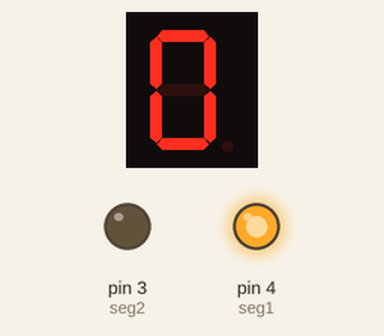
A sketch run on a simulated Arduino Uno, built with avr-gcc and run on an emulated ATmega328P. Shown: 1-digit seven-segment display, output pins drawn as LEDs (lit = HIGH). Wiring (inferred from the names in the program): 1-digit 7-segment display, segments lit when HIGH: segments pin 13, pin 12, pin 11, pin 10, pin 9, pin 8, pin 7. The segment pins are drawn as the display they are named for; pins used as bus, display or sensor lines are not drawn.

Above: at 0.05 s.
At 0.65 s:
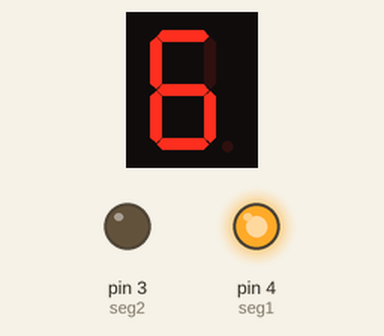
At 1.35 s:
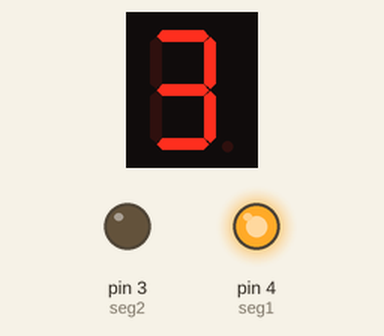
Timing chart, 0 to 2.9 s (numbered marks = the images above):
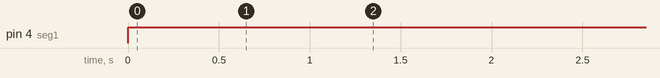

The sketch:

0-9.ino
```cpp
int seg1 = 4;
int seg2 = 3;
int i = 0;
int j = 0;
int n = 0;

int den[7] = {7, 8, 9, 10, 11, 12, 13};
int matran[10][7] = {{0, 1, 1, 1, 1, 1, 1}, // 0
  {0, 0, 0, 0, 1, 1, 0}, // 1
  {1, 0, 1, 1, 0, 1, 1}, // 2
  {1, 0, 0, 1, 1, 1, 1}, // 3
  {1, 1, 0, 0, 1, 1, 0}, // 4
  {1, 1, 0, 1, 1, 0, 1}, // 5
  {1, 1, 1, 1, 1, 0, 1}, // 6
  {0, 0, 0, 0, 1, 1, 1}, // 7
  {1, 1, 1, 1, 1, 1, 1}, // 8
  {1, 1, 0, 1, 1, 1, 1}, // 9
};

void setup()  {
  pinMode(13, OUTPUT);
  pinMode(12, OUTPUT);
  pinMode(11, OUTPUT);
  pinMode(10, OUTPUT);
  pinMode(9, OUTPUT);
  pinMode(8, OUTPUT);
  pinMode(7, OUTPUT);
  pinMode(4, OUTPUT);
  pinMode(3, OUTPUT);
}

void loop() {
  for (int i = 0; i < 10; i++) {
    digitalWrite(seg1, 1);
    digitalWrite(seg2, 0);

    for (j = 0; j < 7; j++)
      digitalWrite(den[j], matran[i][j]);

    delay(100);
  }
}
```

Measured:
- by itself, pin 4 (seg1): LOW → HIGH at 0.00 s
- by itself, everything shown: repeats every 1.0 s, in 10 steps
